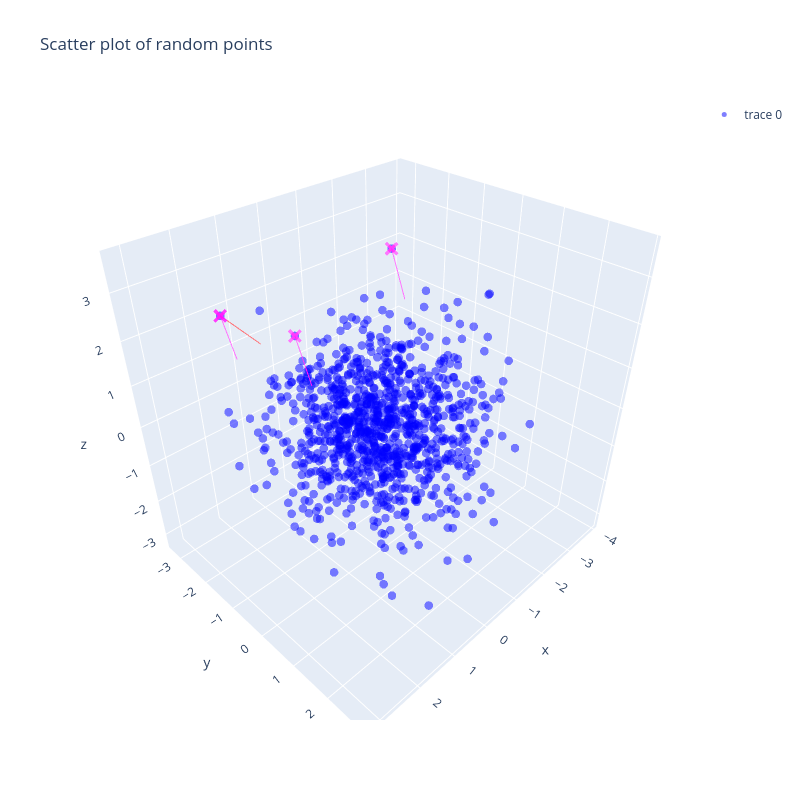

The code cell stored with this chart in its notebook:
### Code cell
scatters = []
scatter_all = go.Scatter3d(
    x=points[:, 0],
    y=points[:, 1],
    z=points[:, 2],
    mode="markers+text",
    marker=dict(size=5, color="rgba(0,0,255,0.5)"),
    # text=[str(i) for i in range(num_points)],
    textposition="top center",
)

scatters.append(scatter_all)
fig = go.Figure(data=scatters + hyperplane_scatters + face_scatters)
fig.update_layout(
    title="Scatter plot of random points",
    width=800,
    height=800,
)
fig.show()

### Figure 1 — Plotly figure (JSON) as saved in the notebook; plotly's stock layout.template omitted (floating-point values rounded to 4 significant figures; data arrays with more than 128 entries replaced by an {"elided": "..."} marker saying what was removed)
{"data": [{"marker": {"color": "rgba(0,0,255,0.5)", "size": 5}, "mode": "markers+text", "textposition": "top center", "type": "scatter3d", "x": {"elided": "1000 float values"}, "y": {"elided": "1000 float values"}, "z": {"elided": "1000 float values"}}, {"marker": {"color": "rgba(255,0,0,0.5)", "size": 5, "symbol": "x"}, "mode": "markers", "showlegend": false, "type": "scatter3d", "x": [1.306], "y": [-3.295], "z": [1.836]}, {"line": {"color": "rgba(255,0,0,0.5)"}, "mode": "lines", "showlegend": false, "type": "scatter3d", "x": [1.306, 0.9675], "y": [-3.295, -2.474], "z": [1.836, 1.376]}, {"marker": {"color": "rgba(255,0,255,0.5)", "size": 5, "symbol": "x"}, "mode": "markers", "showlegend": false, "type": "scatter3d", "x": [1.306], "y": [-3.295], "z": [1.836]}, {"line": {"color": "rgba(255,0,255,0.5)"}, "mode": "lines", "showlegend": false, "type": "scatter3d", "x": [1.306, 1.216], "y": [-3.295, -3.029], "z": [1.836, 0.8765]}, {"marker": {"color": "rgba(255,0,255,0.5)", "size": 5, "symbol": "x"}, "mode": "markers", "showlegend": false, "type": "scatter3d", "x": [-0.6322], "y": [-0.333], "z": [3.595]}, {"line": {"color": "rgba(255,0,255,0.5)"}, "mode": "lines", "showlegend": false, "type": "scatter3d", "x": [-0.6322, -0.7223], "y": [-0.333, -0.06685], "z": [3.595, 2.635]}, {"marker": {"color": "rgba(255,0,255,0.5)", "size": 5, "symbol": "x"}, "mode": "markers", "showlegend": false, "type": "scatter3d", "x": [1.554], "y": [-0.5321], "z": [2.579]}, {"line": {"color": "rgba(255,0,255,0.5)"}, "mode": "lines", "showlegend": false, "type": "scatter3d", "x": [1.554, 1.464], "y": [-0.5321, -0.266], "z": [2.579, 1.619]}], "layout": {"height": 800, "title": {"text": "Scatter plot of random points"}, "width": 800}}
